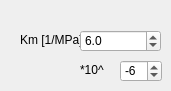
       <widget class="QWidget" name="page_3">
        <widget class="QLabel" name="label_21">
         <property name="geometry">
          <rect>
           <x>20</x>
           <y>27</y>
           <width>131</width>
           <height>20</height>
          </rect>
         </property>
         <property name="font">
          <font>
           <weight>50</weight>
           <bold>false</bold>
          </font>
         </property>
         <property name="layoutDirection">
          <enum>Qt::LeftToRight</enum>
         </property>
         <property name="text">
          <string>Km [1/MPa]</string>
         </property>
         <property name="alignment">
          <set>Qt::AlignBottom|Qt::AlignLeading|Qt::AlignLeft</set>
         </property>
        </widget>
        <widget class="QSpinBox" name="calibration_exp">
         <property name="geometry">
          <rect>
           <x>120</x>
           <y>60</y>
           <width>42</width>
           <height>22</height>
          </rect>
         </property>
         <property name="font">
          <font>
           <weight>50</weight>
           <bold>false</bold>
          </font>
         </property>
         <property name="minimum">
          <number>-10</number>
         </property>
         <property name="maximum">
          <number>0</number>
         </property>
         <property name="value">
          <number>-6</number>
         </property>
        </widget>
        <widget class="QLabel" name="label_22">
         <property name="geometry">
          <rect>
           <x>80</x>
           <y>57</y>
           <width>31</width>
           <height>20</height>
          </rect>
         </property>
         <property name="font">
          <font>
           <weight>50</weight>
           <bold>false</bold>
          </font>
         </property>
         <property name="layoutDirection">
          <enum>Qt::LeftToRight</enum>
         </property>
         <property name="text">
          <string>*10^</string>
         </property>
         <property name="alignment">
          <set>Qt::AlignBottom|Qt::AlignLeading|Qt::AlignLeft</set>
         </property>
        </widget>
        <widget class="QDoubleSpinBox" name="calibration_unit">
         <property name="geometry">
          <rect>
           <x>80</x>
           <y>30</y>
           <width>81</width>
           <height>22</height>
          </rect>
         </property>
         <property name="font">
          <font>
           <weight>50</weight>
           <bold>false</bold>
          </font>
         </property>
         <property name="decimals">
          <number>1</number>
         </property>
         <property name="singleStep">
          <double>0.100000000000000</double>
         </property>
         <property name="value">
          <double>6.000000000000000</double>
         </property>
        </widget>
        <zorder>label_22</zorder>
        <zorder>label_21</zorder>
        <zorder>calibration_exp</zorder>
        <zorder>calibration_unit</zorder>
       </widget>
